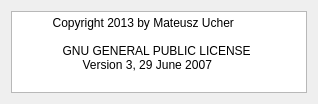
<?xml version="1.0" encoding="UTF-8"?>
<ui version="4.0">
 <class>AboutBox</class>
 <widget class="QWidget" name="AboutBox">
  <property name="geometry">
   <rect>
    <x>0</x>
    <y>0</y>
    <width>318</width>
    <height>104</height>
   </rect>
  </property>
  <property name="sizePolicy">
   <sizepolicy hsizetype="Fixed" vsizetype="Fixed">
    <horstretch>0</horstretch>
    <verstretch>0</verstretch>
   </sizepolicy>
  </property>
  <property name="minimumSize">
   <size>
    <width>318</width>
    <height>104</height>
   </size>
  </property>
  <property name="maximumSize">
   <size>
    <width>318</width>
    <height>104</height>
   </size>
  </property>
  <property name="windowTitle">
   <string>About</string>
  </property>
  <layout class="QVBoxLayout" name="verticalLayout">
   <item>
    <widget class="QPlainTextEdit" name="plainTextEdit">
     <property name="readOnly">
      <bool>true</bool>
     </property>
     <property name="plainText">
      <string>           Copyright 2013 by Mateusz Ucher

              GNU GENERAL PUBLIC LICENSE
                    Version 3, 29 June 2007</string>
     </property>
    </widget>
   </item>
  </layout>
 </widget>
 <resources/>
 <connections/>
</ui>
